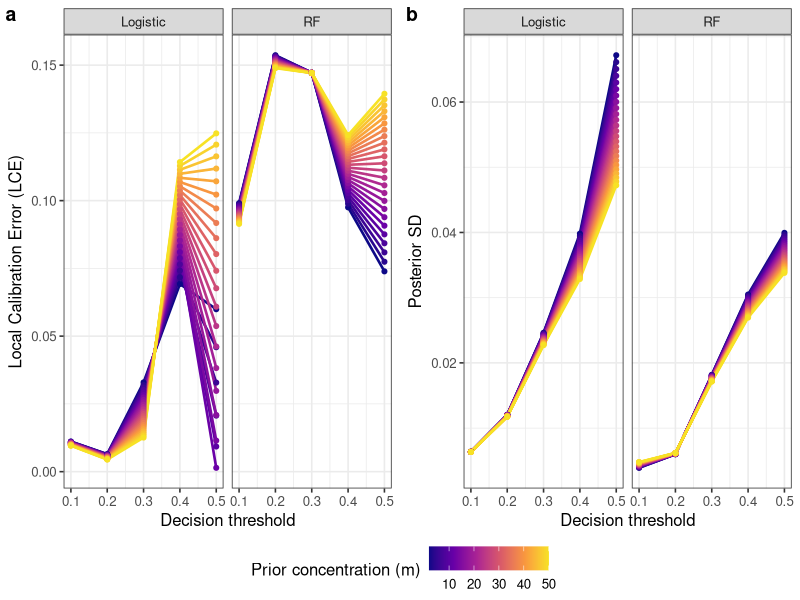
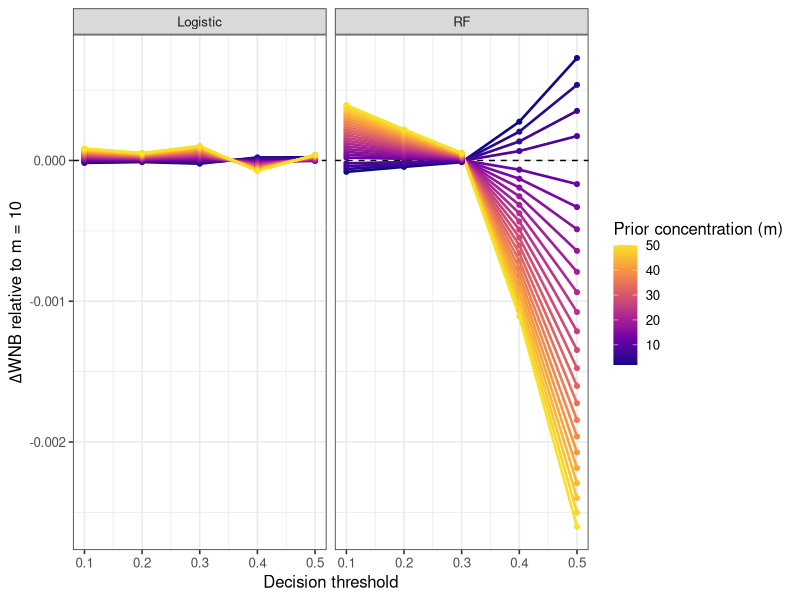

R code for these plots, in order:
# ==============================================================================
# SIMULATION 2: Logistic-like vs RF-like model
# Prior-sensitivity analysis
#
# Prior concentration:
#   m = 2, 4, 6, ..., 50
# Reference:
#   m = 10
# ==============================================================================

library(tidyverse)
library(pROC)
library(ggpubr)

set.seed(789)

# ------------------------------------------------------------------------------
# 1. Settings
# ------------------------------------------------------------------------------

n <- 4000L
target_prev <- 0.15

prior_m_values <- seq(2, 50, by = 2)
reference_prior_m <- 10

thresholds <- seq(0.10, 0.50, by = 0.10)
bin_half_width <- 0.05

output_dir <- "simulation2_prior_sensitivity_outputs"
dir.create(output_dir, showWarnings = FALSE, recursive = TRUE)

# ------------------------------------------------------------------------------
# 2. Net Benefit
# ------------------------------------------------------------------------------

net_benefit <- function(y, p, threshold) {
  tp <- mean(p >= threshold & y == 1)
  fp <- mean(p >= threshold & y == 0)

  tp - fp * threshold / (1 - threshold)
}

# ------------------------------------------------------------------------------
# 3. Local posterior quantities
# ------------------------------------------------------------------------------

compute_local_metrics <- function(
    y,
    p,
    threshold,
    prior_m
) {
  lower <- max(0, threshold - bin_half_width)
  upper <- min(1, threshold + bin_half_width)

  idx <- which(
    p >= lower &
      p < upper
  )

  n_bin <- length(idx)

  prior_alpha <- prior_m * target_prev
  prior_beta <- prior_m * (1 - target_prev)

  if (n_bin == 0L) {
    return(
      tibble(
        threshold = threshold,
        prior_m = prior_m,
        n_bin = 0L,
        empirical_rate = NA_real_,
        posterior_rate = NA_real_,
        prior_weight = NA_real_,
        abs_prior_pull = NA_real_,
        LCE = NA_real_,
        SDpost = NA_real_
      )
    )
  }

  k <- sum(y[idx])
  pbar <- mean(p[idx])

  empirical_rate <- k / n_bin

  alpha_post <- prior_alpha + k
  beta_post <- prior_beta + n_bin - k

  posterior_rate <- alpha_post / (alpha_post + beta_post)

  SDpost <- sqrt(
    alpha_post * beta_post /
      (
        (alpha_post + beta_post)^2 *
          (alpha_post + beta_post + 1)
      )
  )

  prior_weight <- prior_m / (n_bin + prior_m)

  abs_prior_pull <- abs(
    posterior_rate - empirical_rate
  )

  LCE <- abs(
    pbar - posterior_rate
  )

  tibble(
    threshold = threshold,
    prior_m = prior_m,
    n_bin = n_bin,
    empirical_rate = empirical_rate,
    posterior_rate = posterior_rate,
    prior_weight = prior_weight,
    abs_prior_pull = abs_prior_pull,
    LCE = LCE,
    SDpost = SDpost
  )
}

# ------------------------------------------------------------------------------
# 4. Simulate nonlinear data-generating process
# ------------------------------------------------------------------------------

X <- matrix(
  rnorm(n * 5),
  nrow = n,
  ncol = 5
)

colnames(X) <- paste0(
  "x",
  1:5
)

lp_true <-
  2.5 * sin(X[, 1]) +
  1.8 * (X[, 2]^2) -
  0.9 * X[, 3] +
  0.5 * X[, 4] * X[, 5]

find_intercept <- function(offset) {
  mean(
    plogis(
      lp_true + offset
    )
  ) - target_prev
}

intercept <- uniroot(
  find_intercept,
  c(-10, 10)
)$root

lp_true <- lp_true + intercept
p_true <- plogis(lp_true)

y <- rbinom(
  n = n,
  size = 1,
  prob = p_true
)

dat <- tibble(
  y = y,
  x1 = X[, 1],
  x2 = X[, 2],
  x3 = X[, 3],
  x4 = X[, 4],
  x5 = X[, 5],
  p_true = p_true
)

# ------------------------------------------------------------------------------
# 5. Logistic-like model
# ------------------------------------------------------------------------------

model_logit <- glm(
  y ~ x1 + x2 + x3,
  data = dat,
  family = binomial()
)

dat$p_logit <-
  predict(
    model_logit,
    newdata = dat,
    type = "response"
  ) +
  rnorm(
    n,
    mean = 0,
    sd = 0.015
  )

dat$p_logit <- pmin(
  pmax(
    dat$p_logit,
    0.001
  ),
  0.5
)

# ------------------------------------------------------------------------------
# 6. RF-like model
# ------------------------------------------------------------------------------

p_rf_base <-
  dat$p_true +
  rnorm(
    n,
    mean = 0,
    sd = 0.03
  )

p_rf_base <- pmin(
  pmax(
    p_rf_base,
    0.001
  ),
  0.999
)

lp_compressed <-
  0.5 *
  qlogis(
    p_rf_base
  )

dat$p_rf <-
  plogis(
    lp_compressed
  )

dat$p_rf <- pmin(
  pmax(
    dat$p_rf,
    0.001
  ),
  0.999
)

# ------------------------------------------------------------------------------
# 7. Calculate LCE, SDpost and WNB for all prior concentrations
# ------------------------------------------------------------------------------

calculate_model_results <- function(
    y,
    p,
    model_label
) {
  map_dfr(
    thresholds,
    function(threshold) {

      NB <- net_benefit(
        y = y,
        p = p,
        threshold = threshold
      )

      map_dfr(
        prior_m_values,
        function(m) {

          compute_local_metrics(
            y = y,
            p = p,
            threshold = threshold,
            prior_m = m
          ) %>%
            mutate(
              model = model_label,
              NB = NB,

              # WNB definition used in the paper
              WNB = NB / (
                1 +
                  LCE +
                  SDpost
              )
            )
        }
      )
    }
  )
}

results_all <- bind_rows(
  calculate_model_results(
    y = dat$y,
    p = dat$p_logit,
    model_label = "Logistic"
  ),
  calculate_model_results(
    y = dat$y,
    p = dat$p_rf,
    model_label = "RF"
  )
)

# ------------------------------------------------------------------------------
# 8. Difference in WNB relative to m = 10
# ------------------------------------------------------------------------------

reference_WNB <- results_all %>%
  filter(
    prior_m == reference_prior_m
  ) %>%
  select(
    model,
    threshold,
    WNB_reference = WNB
  )

results_complete <- results_all %>%
  left_join(
    reference_WNB,
    by = c(
      "model",
      "threshold"
    )
  ) %>%
  mutate(
    delta_WNB =
      WNB -
      WNB_reference,

    abs_delta_WNB =
      abs(
        delta_WNB
      ),

    prior_weight_percent =
      100 *
      prior_weight,

    abs_prior_pull_pp =
      100 *
      abs_prior_pull
  ) %>%
  select(
    model,
    threshold,
    prior_m,
    n_bin,
    empirical_rate,
    posterior_rate,
    prior_weight_percent,
    abs_prior_pull_pp,
    LCE,
    SDpost,
    WNB,
    delta_WNB,
    abs_delta_WNB
  ) %>%
  arrange(
    factor(
      model,
      levels = c(
        "Logistic",
        "RF"
      )
    ),
    threshold,
    prior_m
  )

# ------------------------------------------------------------------------------
# 9. Export complete sensitivity table
# ------------------------------------------------------------------------------

write.csv(
  results_complete,
  file.path(
    output_dir,
    "Simulation2_prior_sensitivity_complete_results.csv"
  ),
  row.names = FALSE
)

# ------------------------------------------------------------------------------
# 10. Figure 1: LCE and posterior SD
# ------------------------------------------------------------------------------

plot_data <- results_complete %>%
  mutate(
    model = factor(
      model,
      levels = c(
        "Logistic",
        "RF"
      )
    )
  )

p_lce <- ggplot(
  plot_data,
  aes(
    x = threshold,
    y = LCE,
    color = prior_m,
    group = prior_m
  )
) +
  geom_line(
    linewidth = 0.9
  ) +
  geom_point(
    size = 1.4
  ) +
  facet_wrap(
    ~ model,
    nrow = 1
  ) +
  scale_x_continuous(
    breaks = thresholds
  ) +
  scale_color_viridis_c(
    option = "C",
    end = 0.95
  ) +
  labs(
    x = "Decision threshold",
    y = "Local Calibration Error (LCE)",
    color = "Prior concentration (m)"
  ) +
  theme_bw(
    base_size = 12
  )

p_sd <- ggplot(
  plot_data,
  aes(
    x = threshold,
    y = SDpost,
    color = prior_m,
    group = prior_m
  )
) +
  geom_line(
    linewidth = 0.9
  ) +
  geom_point(
    size = 1.4
  ) +
  facet_wrap(
    ~ model,
    nrow = 1
  ) +
  scale_x_continuous(
    breaks = thresholds
  ) +
  scale_color_viridis_c(
    option = "C",
    end = 0.95
  ) +
  labs(
    x = "Decision threshold",
    y = "Posterior SD",
    color = "Prior concentration (m)"
  ) +
  theme_bw(
    base_size = 12
  )

fig_prior_components <- ggarrange(
  p_lce,
  p_sd,
  labels = c(
    "a",
    "b"
  ),
  ncol = 2,
  nrow = 1,
  common.legend = TRUE,
  legend = "bottom",
  align = "h"
)

ggsave(
  filename = file.path(
    output_dir,
    "Figure_prior_components_m2_to_m50_simulation2.pdf"
  ),
  plot = fig_prior_components,
  width = 12,
  height = 6
)

# ------------------------------------------------------------------------------
# 11. Figure 2: WNB difference relative to m = 10
# ------------------------------------------------------------------------------

p_delta_WNB <- results_complete %>%
  filter(
    prior_m != reference_prior_m
  ) %>%
  ggplot(
    aes(
      x = threshold,
      y = delta_WNB,
      color = prior_m,
      group = prior_m
    )
  ) +
  geom_hline(
    yintercept = 0,
    linetype = "dashed",
    linewidth = 0.5
  ) +
  geom_line(
    linewidth = 0.9
  ) +
  geom_point(
    size = 1.4
  ) +
  facet_wrap(
    ~ model,
    nrow = 1
  ) +
  scale_x_continuous(
    breaks = thresholds
  ) +
  scale_color_viridis_c(
    option = "C",
    end = 0.95
  ) +
  labs(
    x = "Decision threshold",
    y = expression(
      Delta *
        "WNB relative to m = 10"
    ),
    color = "Prior concentration (m)"
  ) +
  theme_bw(
    base_size = 12
  )

ggsave(
  filename = file.path(
    output_dir,
    "Figure_delta_WNB_vs_m10_m2_to_m50_simulation2.pdf"
  ),
  plot = p_delta_WNB,
  width = 10,
  height = 5.5
)
